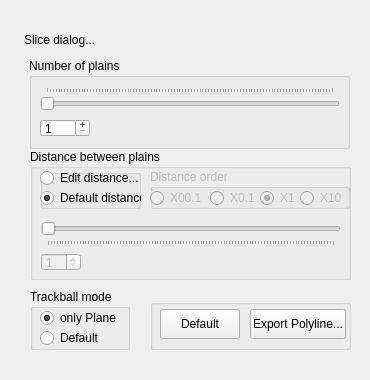
<ui version="4.0" >
 <class>dialogsliceClass</class>
 <widget class="QWidget" name="dialogsliceClass" >
  <property name="windowModality" >
   <enum>Qt::NonModal</enum>
  </property>
  <property name="geometry" >
   <rect>
    <x>0</x>
    <y>0</y>
    <width>370</width>
    <height>380</height>
   </rect>
  </property>
  <property name="minimumSize" >
   <size>
    <width>370</width>
    <height>380</height>
   </size>
  </property>
  <property name="maximumSize" >
   <size>
    <width>370</width>
    <height>380</height>
   </size>
  </property>
  <property name="sizeIncrement" >
   <size>
    <width>5</width>
    <height>2</height>
   </size>
  </property>
  <property name="mouseTracking" >
   <bool>false</bool>
  </property>
  <property name="focusPolicy" >
   <enum>Qt::NoFocus</enum>
  </property>
  <property name="layoutDirection" >
   <enum>Qt::LeftToRight</enum>
  </property>
  <widget class="QDockWidget" name="dockWidget" >
   <property name="geometry" >
    <rect>
     <x>20</x>
     <y>30</y>
     <width>331</width>
     <height>341</height>
    </rect>
   </property>
   <property name="minimumSize" >
    <size>
     <width>330</width>
     <height>330</height>
    </size>
   </property>
   <property name="maximumSize" >
    <size>
     <width>350</width>
     <height>16777215</height>
    </size>
   </property>
   <property name="sizeIncrement" >
    <size>
     <width>1</width>
     <height>1</height>
    </size>
   </property>
   <property name="windowIcon" >
    <iconset>images/iconslice.png</iconset>
   </property>
   <property name="autoFillBackground" >
    <bool>true</bool>
   </property>
   <property name="features" >
    <set>QDockWidget::DockWidgetMovable</set>
   </property>
   <property name="allowedAreas" >
    <set>Qt::NoDockWidgetArea</set>
   </property>
   <property name="windowTitle" >
    <string>Slice dialog...</string>
   </property>
   <widget class="QWidget" name="dockWidgetContents" >
    <widget class="QGroupBox" name="groupBox" >
     <property name="geometry" >
      <rect>
       <x>9</x>
       <y>9</y>
       <width>321</width>
       <height>91</height>
      </rect>
     </property>
     <property name="title" >
      <string>Number of plains</string>
     </property>
     <widget class="QSpinBox" name="spinBoxPlane" >
      <property name="geometry" >
       <rect>
        <x>11</x>
        <y>61</y>
        <width>50</width>
        <height>18</height>
       </rect>
      </property>
      <property name="sizePolicy" >
       <sizepolicy>
        <hsizetype>5</hsizetype>
        <vsizetype>0</vsizetype>
        <horstretch>0</horstretch>
        <verstretch>0</verstretch>
       </sizepolicy>
      </property>
      <property name="minimumSize" >
       <size>
        <width>0</width>
        <height>15</height>
       </size>
      </property>
      <property name="maximumSize" >
       <size>
        <width>50</width>
        <height>16777215</height>
       </size>
      </property>
      <property name="buttonSymbols" >
       <enum>QAbstractSpinBox::PlusMinus</enum>
      </property>
      <property name="minimum" >
       <number>1</number>
      </property>
     </widget>
     <widget class="QSlider" name="SliderPlane" >
      <property name="geometry" >
       <rect>
        <x>11</x>
        <y>29</y>
        <width>300</width>
        <height>26</height>
       </rect>
      </property>
      <property name="sizePolicy" >
       <sizepolicy>
        <hsizetype>7</hsizetype>
        <vsizetype>0</vsizetype>
        <horstretch>0</horstretch>
        <verstretch>0</verstretch>
       </sizepolicy>
      </property>
      <property name="minimumSize" >
       <size>
        <width>300</width>
        <height>0</height>
       </size>
      </property>
      <property name="cursor" >
       <cursor>6</cursor>
      </property>
      <property name="minimum" >
       <number>1</number>
      </property>
      <property name="maximum" >
       <number>100</number>
      </property>
      <property name="value" >
       <number>1</number>
      </property>
      <property name="orientation" >
       <enum>Qt::Horizontal</enum>
      </property>
      <property name="invertedControls" >
       <bool>true</bool>
      </property>
      <property name="tickPosition" >
       <enum>QSlider::TicksAbove</enum>
      </property>
      <property name="tickInterval" >
       <number>1</number>
      </property>
     </widget>
    </widget>
    <widget class="QGroupBox" name="groupBox_2" >
     <property name="geometry" >
      <rect>
       <x>10</x>
       <y>100</y>
       <width>321</width>
       <height>131</height>
      </rect>
     </property>
     <property name="title" >
      <string>Distance between plains</string>
     </property>
     <widget class="QSpinBox" name="spinBoxDistance" >
      <property name="enabled" >
       <bool>false</bool>
      </property>
      <property name="geometry" >
       <rect>
        <x>11</x>
        <y>104</y>
        <width>40</width>
        <height>18</height>
       </rect>
      </property>
      <property name="minimumSize" >
       <size>
        <width>0</width>
        <height>15</height>
       </size>
      </property>
      <property name="maximumSize" >
       <size>
        <width>40</width>
        <height>16777215</height>
       </size>
      </property>
      <property name="maximum" >
       <number>500</number>
      </property>
      <property name="minimum" >
       <number>1</number>
      </property>
     </widget>
     <widget class="QSlider" name="SliderPlaneDistance" >
      <property name="enabled" >
       <bool>false</bool>
      </property>
      <property name="geometry" >
       <rect>
        <x>11</x>
        <y>71</y>
        <width>300</width>
        <height>26</height>
       </rect>
      </property>
      <property name="minimumSize" >
       <size>
        <width>300</width>
        <height>0</height>
       </size>
      </property>
      <property name="cursor" >
       <cursor>6</cursor>
      </property>
      <property name="minimum" >
       <number>1</number>
      </property>
      <property name="maximum" >
       <number>100</number>
      </property>
      <property name="value" >
       <number>1</number>
      </property>
      <property name="orientation" >
       <enum>Qt::Horizontal</enum>
      </property>
      <property name="invertedControls" >
       <bool>true</bool>
      </property>
      <property name="tickPosition" >
       <enum>QSlider::TicksBelow</enum>
      </property>
      <property name="tickInterval" >
       <number>1</number>
      </property>
     </widget>
     <widget class="QGroupBox" name="radioButton" >
      <property name="geometry" >
       <rect>
        <x>10</x>
        <y>20</y>
        <width>101</width>
        <height>40</height>
       </rect>
      </property>
      <property name="layoutDirection" >
       <enum>Qt::LeftToRight</enum>
      </property>
      <property name="alignment" >
       <set>Qt::AlignRight</set>
      </property>
      <widget class="QRadioButton" name="diasbledistance" >
       <property name="geometry" >
        <rect>
         <x>0</x>
         <y>20</y>
         <width>121</width>
         <height>18</height>
        </rect>
       </property>
       <property name="text" >
        <string>Default distance</string>
       </property>
       <property name="checked" >
        <bool>true</bool>
       </property>
      </widget>
      <widget class="QRadioButton" name="radioButton_6" >
       <property name="geometry" >
        <rect>
         <x>0</x>
         <y>0</y>
         <width>111</width>
         <height>18</height>
        </rect>
       </property>
       <property name="text" >
        <string>Edit distance...</string>
       </property>
      </widget>
     </widget>
     <widget class="QGroupBox" name="distanceOrder" >
      <property name="enabled" >
       <bool>false</bool>
      </property>
      <property name="geometry" >
       <rect>
        <x>120</x>
        <y>20</y>
        <width>200</width>
        <height>40</height>
       </rect>
      </property>
      <property name="minimumSize" >
       <size>
        <width>200</width>
        <height>40</height>
       </size>
      </property>
      <property name="maximumSize" >
       <size>
        <width>40</width>
        <height>16777215</height>
       </size>
      </property>
      <property name="title" >
       <string>Distance order</string>
      </property>
      <widget class="QRadioButton" name="tenmulti" >
       <property name="geometry" >
        <rect>
         <x>150</x>
         <y>20</y>
         <width>41</width>
         <height>18</height>
        </rect>
       </property>
       <property name="text" >
        <string>X10</string>
       </property>
      </widget>
      <widget class="QRadioButton" name="unit" >
       <property name="geometry" >
        <rect>
         <x>110</x>
         <y>20</y>
         <width>41</width>
         <height>18</height>
        </rect>
       </property>
       <property name="text" >
        <string>X1</string>
       </property>
       <property name="checked" >
        <bool>true</bool>
       </property>
      </widget>
      <widget class="QRadioButton" name="dec" >
       <property name="geometry" >
        <rect>
         <x>60</x>
         <y>20</y>
         <width>51</width>
         <height>18</height>
        </rect>
       </property>
       <property name="text" >
        <string>X0.1</string>
       </property>
      </widget>
      <widget class="QRadioButton" name="decdec" >
       <property name="geometry" >
        <rect>
         <x>0</x>
         <y>20</y>
         <width>51</width>
         <height>18</height>
        </rect>
       </property>
       <property name="text" >
        <string>X00.1</string>
       </property>
      </widget>
     </widget>
    </widget>
    <widget class="QGroupBox" name="groupBox_3" >
     <property name="geometry" >
      <rect>
       <x>10</x>
       <y>240</y>
       <width>100</width>
       <height>61</height>
      </rect>
     </property>
     <property name="minimumSize" >
      <size>
       <width>0</width>
       <height>60</height>
      </size>
     </property>
     <property name="maximumSize" >
      <size>
       <width>100</width>
       <height>16777215</height>
      </size>
     </property>
     <property name="title" >
      <string>Trackball mode</string>
     </property>
     <widget class="QRadioButton" name="DefaultTrackball" >
      <property name="geometry" >
       <rect>
        <x>10</x>
        <y>40</y>
        <width>83</width>
        <height>18</height>
       </rect>
      </property>
      <property name="text" >
       <string>Default</string>
      </property>
     </widget>
     <widget class="QRadioButton" name="on_slideTrackBall" >
      <property name="geometry" >
       <rect>
        <x>10</x>
        <y>20</y>
        <width>151</width>
        <height>18</height>
       </rect>
      </property>
      <property name="text" >
       <string>only Plane</string>
      </property>
      <property name="checked" >
       <bool>true</bool>
      </property>
     </widget>
    </widget>
    <widget class="QGroupBox" name="groupBox_4" >
     <property name="geometry" >
      <rect>
       <x>130</x>
       <y>250</y>
       <width>201</width>
       <height>51</height>
      </rect>
     </property>
     <property name="minimumSize" >
      <size>
       <width>200</width>
       <height>30</height>
      </size>
     </property>
     <property name="maximumSize" >
      <size>
       <width>300</width>
       <height>16777215</height>
      </size>
     </property>
     <widget class="QToolButton" name="ExportButton_2" >
      <property name="geometry" >
       <rect>
        <x>100</x>
        <y>10</y>
        <width>96</width>
        <height>30</height>
       </rect>
      </property>
      <property name="text" >
       <string>Export Polyline...</string>
      </property>
      <property name="popupMode" >
       <enum>QToolButton::InstantPopup</enum>
      </property>
     </widget>
     <widget class="QToolButton" name="DefultButton" >
      <property name="geometry" >
       <rect>
        <x>10</x>
        <y>10</y>
        <width>80</width>
        <height>30</height>
       </rect>
      </property>
      <property name="text" >
       <string>Default</string>
      </property>
     </widget>
    </widget>
   </widget>
  </widget>
 </widget>
 <layoutdefault spacing="6" margin="11" />
 <tabstops>
  <tabstop>SliderPlane</tabstop>
  <tabstop>spinBoxPlane</tabstop>
  <tabstop>radioButton_6</tabstop>
  <tabstop>diasbledistance</tabstop>
  <tabstop>SliderPlaneDistance</tabstop>
  <tabstop>spinBoxDistance</tabstop>
  <tabstop>on_slideTrackBall</tabstop>
  <tabstop>DefaultTrackball</tabstop>
  <tabstop>DefultButton</tabstop>
  <tabstop>ExportButton_2</tabstop>
 </tabstops>
 <resources/>
 <connections>
  <connection>
   <sender>SliderPlaneDistance</sender>
   <signal>valueChanged(int)</signal>
   <receiver>spinBoxDistance</receiver>
   <slot>setValue(int)</slot>
   <hints>
    <hint type="sourcelabel" >
     <x>50</x>
     <y>186</y>
    </hint>
    <hint type="destinationlabel" >
     <x>59</x>
     <y>230</y>
    </hint>
   </hints>
  </connection>
  <connection>
   <sender>spinBoxDistance</sender>
   <signal>valueChanged(int)</signal>
   <receiver>SliderPlaneDistance</receiver>
   <slot>setValue(int)</slot>
   <hints>
    <hint type="sourcelabel" >
     <x>59</x>
     <y>230</y>
    </hint>
    <hint type="destinationlabel" >
     <x>91</x>
     <y>205</y>
    </hint>
   </hints>
  </connection>
  <connection>
   <sender>spinBoxPlane</sender>
   <signal>valueChanged(int)</signal>
   <receiver>SliderPlane</receiver>
   <slot>setValue(int)</slot>
   <hints>
    <hint type="sourcelabel" >
     <x>69</x>
     <y>87</y>
    </hint>
    <hint type="destinationlabel" >
     <x>116</x>
     <y>63</y>
    </hint>
   </hints>
  </connection>
  <connection>
   <sender>SliderPlane</sender>
   <signal>valueChanged(int)</signal>
   <receiver>spinBoxPlane</receiver>
   <slot>setValue(int)</slot>
   <hints>
    <hint type="sourcelabel" >
     <x>63</x>
     <y>63</y>
    </hint>
    <hint type="destinationlabel" >
     <x>61</x>
     <y>87</y>
    </hint>
   </hints>
  </connection>
 </connections>
</ui>
